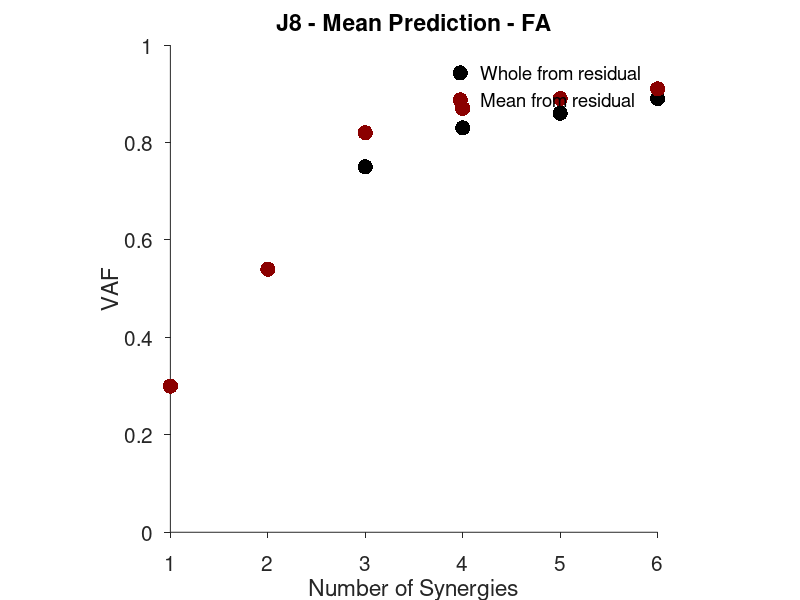

Write the MATLAB code that produced this figure.
%% FIGURE 4b ------ Single Rat (J8)  Mean Predictions - FA

resToWhole = [0.30 0.54	0.75 0.83 0.86 0.89];
resToMean = [0.30 0.54 0.82	0.87 0.89 0.91];
synNums = 1:6;

figure
hold on
scatter(synNums, resToWhole, 120, 'k', 'filled')
scatter(synNums, resToMean, 120, [139/255 0 0], 'filled')

ylim([0 1])
yticks(0:0.2:1)
xticks(1:6)

legend({'Whole from residual' 'Mean from residual'}, 'FontSize', 20)
legend boxoff

ylabel('VAF')
xlabel('Number of Synergies')
title('J8 - Mean Prediction - FA')

set(gca, 'TickDir', 'out')
set(gca, 'Color', 'none')
set(gca, 'FontSize', 15)
box off
axis square
